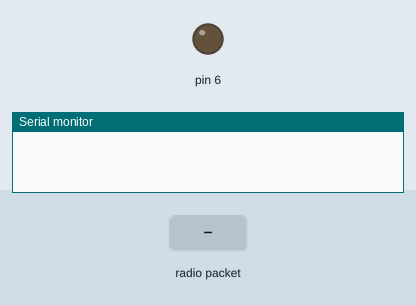
A sketch run on a simulated Arduino Uno, built with avr-gcc and run on an emulated ATmega328P. Parts: output pins drawn as LEDs (lit = HIGH), the last lines printed to the serial monitor. The test bench sets the inputs (shaded band). No radio packets arrive unless stated.

Above: at 1.2 s.
1.3 s: radio packet "1" arrives
At 1.8 s:
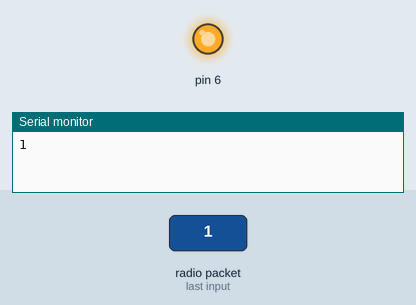
Timing chart, 0 to 4.3 s (numbered marks = the images above; inputs shaded):
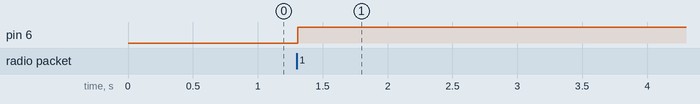

Measured:
- after the input at 1.3 s, pin 6: LOW → HIGH at once

The sketch:

Arduino_with_NRF24L01_Receiver.ino
```cpp
#include <SPI.h>
#include <nRF24L01.h>
#include <RF24.h>
RF24 radio(9, 10); // CE, CSN
const byte address[6] = "00001";
boolean button_state = 0;
int led_pin = 3;
void setup() {
pinMode(6, OUTPUT);
Serial.begin(115200);
radio.begin();
radio.openReadingPipe(0, address);   //Setting the address at which we will receive the data
radio.setPALevel(RF24_PA_MIN);       //You can set this as minimum or maximum depending on the distance between the transmitter and receiver.
radio.startListening();              //This sets the module as receiver
}
void loop()
{
if (radio.available())              //Looking for the data.
{
char text[32] = "";                 //Saving the incoming data
radio.read(&text, sizeof(text));    //Reading the data
radio.read(&button_state, sizeof(button_state));    //Reading the data
if(button_state == HIGH)
{
digitalWrite(6, HIGH);
Serial.println(text);
}
else
{
digitalWrite(6, LOW);
Serial.println(text);}
}
delay(50);
}
```
